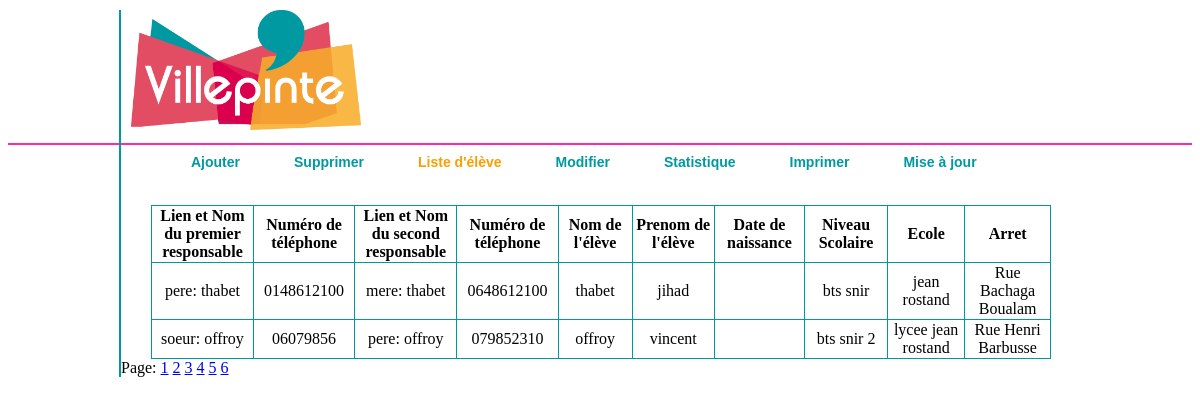
Screenshot of /test.php?page=2 with the database file from the repository.
### tables this page shows
CREATE TABLE IF NOT EXISTS `eleves` (
  `ideleves` int(11) NOT NULL AUTO_INCREMENT,
  `nom` varchar(45) DEFAULT NULL,
  `prenom` varchar(45) DEFAULT NULL,
  `rentre_seul` tinyint(1) DEFAULT NULL,
  `responsable_legal` varchar(45) DEFAULT NULL,
  `responsable_legal2` varchar(45) DEFAULT NULL,
  `numero_tel_rl` varchar(45) DEFAULT NULL,
  `numero_tel_rl2` varchar(11) DEFAULT NULL,
  `lien_parente` varchar(45) DEFAULT NULL,
  `lien_parente2` varchar(45) DEFAULT NULL,
  `periode_ramassage` varchar(45) DEFAULT NULL,
  `jours_ramassage` varchar(45) DEFAULT NULL,
  `ecole` varchar(45) DEFAULT NULL,
  `date_de_naissance` varchar(45) DEFAULT NULL,
  `niveau_scolaire` varchar(45) DEFAULT NULL,
  `QR_code` varchar(45) DEFAULT NULL,
  `arret_idarret` int(11) NOT NULL,
  PRIMARY KEY (`ideleves`),
  KEY `fk_eleves_arret1_idx` (`arret_idarret`)
);

### fonction.php (called while the page is built, shortened)
<?php
function nomArret($nb) {
	switch ($nb)
	{
		case 1  :
			return $arret = 'Rue Bachaga Boualam';
			break;
		case 2 :
			return $arret = 'Rue Henri Barbusse';
			break;
	}
}
?>

### test.php (the view, shortened to what this page needs)
<!DOCTYPE html>
<html>
<head>
<link rel="stylesheet" href="style.css" />
</head>
<body>
	<div id="rose">
	</div>
	<div id="page">
		<header>
			<div id="image">
				<img src="image/villepinte.png" width=230 height=120
					alt="Villepinte" />
			</div>
			<nav>
				<ul id="barre">
					<li><a href="ajouter.php">Ajouter</a></li>
					<li><a href="supprimer.php">Supprimer</a></li>
					<li><a style="color: #FA9F01;" href="#">Liste d'&eacute;l&egrave;ve</a></li>
					<li><a href="modifier.php">Modifier</a></li>
					<li><a href="">Statistique</a>
						</li>
					<li><a href="imprimer.php">Imprimer</a></li>
					<li><a href="tablette.php">Mise à jour</a></li>
				</ul>
			</nav>
		</header>
		<section id="afficher">
			</br><table id="listeE">
				<tr>
					<th>Lien et Nom du premier responsable</th>
					<th>Numéro de téléphone</th>
					<th>Lien et Nom du second responsable</th>
					<th>Numéro de téléphone</th>
					<th>Nom de l'élève</th>
					<th>Prenom de l'élève</th>
					<th>Date de naissance</th>
					<th>Niveau Scolaire</th>
					<th>Ecole</th>
					<th>Arret</th>
				</tr>
	<?php
	include 'fonction.php';
try {
	$connect = new PDO ( 'mysql:host=localhost;dbname=ramastop', 'root', '', array (
			PDO::ATTR_ERRMODE => PDO::ERRMODE_EXCEPTION
	) );
} catch ( Exception $e ) {
	die ( 'Erreur de connexion : ' . $e->getMessage () );
}
$reponse = $connect->query ( 'SELECT count(*) FROM eleves' );
while ( $donnees = $reponse->fetch () ) {
	$nb = $donnees ['count(*)'];
}
$nombreDeMessagesParPage = 2;
$totalDesMessages = $nb;
$nombreDePages = ceil ( $totalDesMessages / $nombreDeMessagesParPage );
if (isset ( $_GET ['page'] ))
{
	$page = $_GET ['page'];
}
else
{
	$page = 1;
}
$premierMessageAafficher = ($page - 1) * $nombreDeMessagesParPage;
$reponse = $connect->query ( 'SELECT * FROM eleves ORDER BY nom DESC LIMIT ' . $premierMessageAafficher . ', ' . $nombreDeMessagesParPage );
while ( $donnees = $reponse->fetch () ){
		?>
<tr>
					<td><?php echo  $donnees['lien_parente'].': '.$donnees['responsable_legal'];?></td>
					<td><?php echo $donnees['numero_tel_rl'];?></td>
					<td><?php echo  $donnees['lien_parente2'].': '.$donnees['responsable_legal2'];?></td>
					<td><?php echo $donnees['numero_tel_rl2'];?></td>
					<td><?php echo $donnees['nom'];?></td>
					<td><?php echo $donnees['prenom'];?></td>
					<td><?php echo $donnees['date_de_naissance'];?></td>
					<td><?php echo $donnees['niveau_scolaire'];?></td>
					<td><?php echo $donnees['ecole'];?></td>
					<td><?php
		$nom = nomArret ( $donnees ['arret_idarret'] );
		echo $nom;
		?></td>
				</tr>
<?php
	}
?>
</table>
<?php
echo'Page: ';
for($i = 1; $i <= $nombreDePages; $i ++) {
	echo '<a href="test.php?page=' .$i . '">' . $i . '</a>
';
}?>
		</section>
	</div>
</body>
</html>

### style.css (style rules this page uses)
#rose { position: relative; top: 135px; border-top: solid; border-width: 2px; border-color: #FB2BAF; width: 100%; }
body { height: 100%; }
#image img { margin-bottom: 3px; margin-left: 10px; position: relative; }
#barre li { display: inline; padding-left: 20px; padding-right: 10px; }
#barre li a { color: #0099A1; text-decoration: none; font-family: Arial; font-weight: bold; padding-left: 10px; padding-right: 10px; width: 100%; }
#page { width: 960px; margin: 0px auto; position: relative; border-left: solid; border-width: 2px; border-color: #0099A1; height: 100%; }
table { border-collapse: collapse; }
td { border: 1px solid #0099A1; background-color: white; color: black; width: 150px }
th { border: 1px solid #0099A1; background-color: white; color: black; width: 150px }
#listeE { width: 900px; margin: auto; text-align: center; }
#barre li a { font-size: 14px; border-color: white; text-decoration: none; font-family: Arial; }

### rows the page displays
eleves: lien_parente "pere", responsable_legal "thabet", numero_tel_rl "0148612100", lien_parente2 "mere", responsable_legal2 "thabet", numero_tel_rl2 "0648612100", nom "thabet", prenom "jihad", niveau_scolaire "bts snir", ecole "jean rostand", arret_idarret "Rue Bachaga Boualam"
eleves: lien_parente "soeur", responsable_legal "offroy", numero_tel_rl "06079856", lien_parente2 "pere", responsable_legal2 "offroy", numero_tel_rl2 "079852310", nom "offroy", prenom "vincent", niveau_scolaire "bts snir 2", ecole "lycee jean rostand", arret_idarret "Rue Henri Barbusse"
